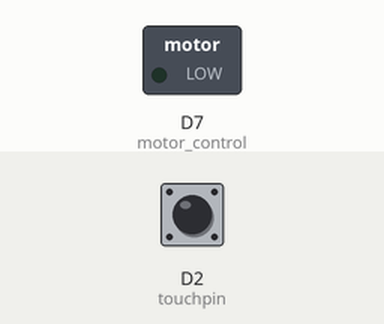
The sketch below on a simulated ESP8266 (NodeMCU). Parts: switched loads named in the sketch (green lamp = pin HIGH). Inputs (shaded band) come from the test bench; at power-on: D2 (touchpin) LOW.

Above: at 1.2 s.
1.3 s: D2 (touchpin) pulled HIGH for 0.15 s
At 1.37 s:
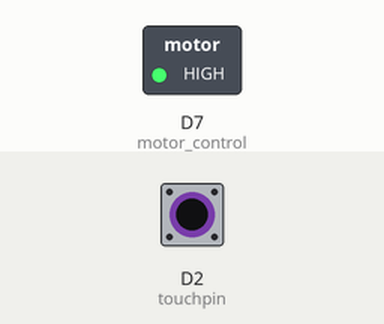
2.9 s: D2 (touchpin) pulled HIGH for 3.2 s
At 7.1 s:
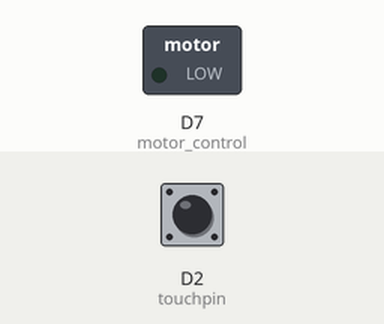
Timing chart, 0 to 8.6 s (numbered marks = the images above; inputs shaded):
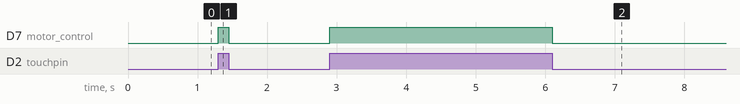

The sketch:

touch_buzz.ino
```cpp
#define motor_control D7
#define touchpin D2
void setup() {
  // initialize digital pin LED_BUILTIN as an output.
   Serial.begin(115200);
   pinMode(motor_control, OUTPUT);
   pinMode(touchpin, INPUT);   //capacitive touch sensor
}

// the loop function runs over and over again forever
void loop() {
    if(digitalRead(touchpin)==HIGH)
      digitalWrite(motor_control, HIGH);
    else
      digitalWrite(motor_control, LOW);
}
```

Measured:
- after the input at 1.3 s, D7 (motor_control): LOW → HIGH at once, → LOW 0.15 s later
- after the input at 2.9 s, D7 (motor_control): LOW → HIGH at once, → LOW 3.2 s later
